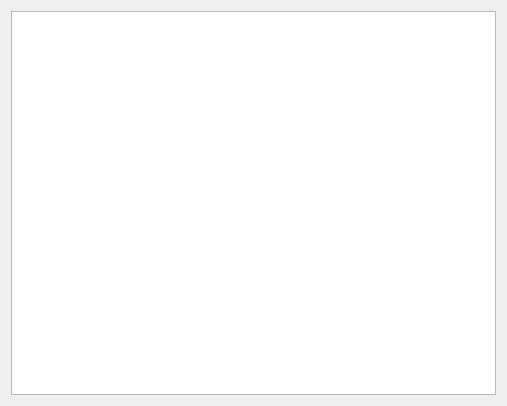
<?xml version="1.0" encoding="UTF-8"?>
<ui version="4.0">
 <class>Robot25DWindow</class>
 <widget class="QWidget" name="Robot25DWindow">
  <property name="geometry">
   <rect>
    <x>0</x>
    <y>0</y>
    <width>507</width>
    <height>406</height>
   </rect>
  </property>
  <property name="windowTitle">
   <string>Isometric Robot</string>
  </property>
  <layout class="QVBoxLayout" name="verticalLayout">
   <item>
    <widget class="QGraphicsView" name="graphicsView"/>
   </item>
  </layout>
  <action name="actionLoad">
   <property name="text">
    <string>Загрузить...</string>
   </property>
   <property name="iconText">
    <string>Загрузить</string>
   </property>
   <property name="toolTip">
    <string>Загрузить обстановку или набор из файла</string>
   </property>
  </action>
  <action name="actionNext">
   <property name="text">
    <string>Следующая обстановка</string>
   </property>
   <property name="iconText">
    <string>Вперед</string>
   </property>
  </action>
  <action name="actionPrev">
   <property name="text">
    <string>Предыдущая обстановка</string>
   </property>
   <property name="iconText">
    <string>Назад</string>
   </property>
  </action>
  <action name="actionReset">
   <property name="text">
    <string>Вернуть обстановку к начальной</string>
   </property>
   <property name="iconText">
    <string>Вернуть обстановку</string>
   </property>
  </action>
 </widget>
 <resources/>
 <connections/>
</ui>
